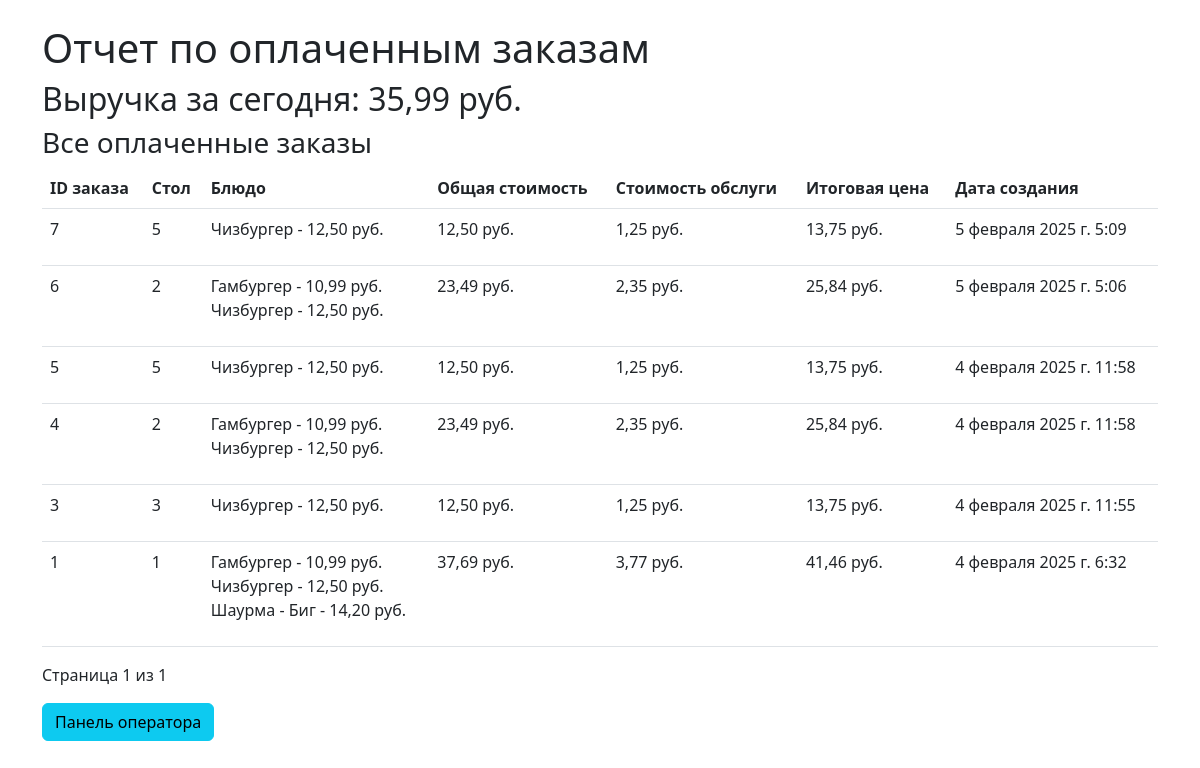
The app's page /orders/paid-orders/ with its own data.
### orders/models.py (models this page shows, shortened)
class Order(models.Model):
    STATUS_CHOICES = [
        ('waiting', 'В ожидании'),
        ('ready', 'Готово'),
        ('paid', 'Оплачено'),
        ('canceled', 'Отменен'),
    ]
    table = models.ForeignKey(Table, on_delete=models.CASCADE, verbose_name='Стол')
    items = models.JSONField(verbose_name='Заказанные блюда', default=list)
    total_price = models.DecimalField(max_digits=10, decimal_places=2, verbose_name='Общая стоимость', default=0)
    status = models.CharField(max_length=10, choices=STATUS_CHOICES, default='waiting', verbose_name='Статус')
    created_at = models.DateTimeField(auto_now_add=True, verbose_name='Дата создания')
    is_hidden = models.BooleanField(default=False, verbose_name='Скрыт')
    @property
    def service_fee(self):
        return round(self.total_price * Decimal('0.1'), 2)
    @property
    def total_with_service(self):
        return round(self.total_price + self.service_fee, 2)

class Table(models.Model):
    number = models.IntegerField(unique=True, verbose_name='Номер стола')

### orders/views.py (the view)
# urls.py: path('paid-orders/', views.paid_orders_report, name='paid_orders_report'),
def paid_orders_report(request):
    try:
        today = date.today()
        today_total = Order.objects.filter(
            status='paid', created_at__date=today
        ).aggregate(total=Sum('total_price'))['total'] or 0
        paid_orders = Order.objects.filter(status='paid').order_by('-created_at')
        paginator = Paginator(paid_orders, 30)
        page_number = request.GET.get('page')
        page_obj = paginator.get_page(page_number)
        return render(request, 'orders/paid_orders_report.html', {
            'today_total': today_total,
            'page_obj': page_obj,
        })
    except Exception as e:
        messages.error(request, f"Ошибка: {str(e)}")
        return redirect('operator_dashboard')

### orders/templates/orders/paid_orders_report.html (shortened to what this page needs)
{% extends 'base.html' %}
{% block content %}
<h1>Отчет по оплаченным заказам</h1>
<h2>Выручка за сегодня: {{ today_total|floatformat:2 }} руб.</h2>
<h3>Все оплаченные заказы</h3>
<table class="table">
    <thead>
        <tr>
            <th>ID заказа</th>
            <th>Стол</th>
            <th>Блюдо</th>
            <th>Общая стоимость</th>
            <th>Стоимость обслуги</th>
            <th>Итоговая цена</th>
            <th>Дата создания</th>
        </tr>
    </thead>
    <tbody>
        {% for order in page_obj %}
        <tr>
            <td>{{ order.id }}</td>
            <td>{{ order.table.number }}</td>
            <td>
            <ul style="list-style: none; padding: 0;">
                {% for item in order.items %}
                <li>{{ item.name }} - {{ item.price|floatformat:2 }} руб.</li>
                {% endfor %}
            </ul>
            </td>
            <td>{{ order.total_price|floatformat:2 }} руб.</td>
            <td>{{ order.service_fee|floatformat:2 }} руб.</td>
            <td>{{ order.total_with_service|floatformat:2 }} руб.</td>
            <td>{{ order.created_at }}</td>
        </tr>
        {% endfor %}
    </tbody>
</table>
<div class="pagination">
    <span class="step-links">
        <span class="current">
            Страница {{ page_obj.number }} из {{ page_obj.paginator.num_pages }}
        </span>
    </span>
</div>
<a href="{% url 'operator_dashboard' %}" class="btn btn-info mt-3">Панель оператора</a>
{% endblock %}

### orders/templates/base.html (shortened to what this page needs)
<!DOCTYPE html>
<html lang="en">
<head>
    <link href="https://cdn.jsdelivr.net/npm/bootstrap@5.3.0-alpha1/dist/css/bootstrap.min.css" rel="stylesheet">
</head>
<body>
    <div class="container mt-4">
        {% block content %}
        {% endblock %}
    </div>
</body>
</html>

### records on screen
Order: id "7", table.number "5", name "Чизбургер", price "12,50", total_price "12,50", service_fee "1,25", total_with_service "13,75", created_at "5 февраля 2025 г. 5:09"
Order: id "6", table.number "2", name "Гамбургер" "Чизбургер", price "10,99" "12,50", total_price "23,49", service_fee "2,35", total_with_service "25,84", created_at "5 февраля 2025 г. 5:06"
Order: id "5", table.number "5", name "Чизбургер", price "12,50", total_price "12,50", service_fee "1,25", total_with_service "13,75", created_at "4 февраля 2025 г. 11:58"
Order: id "4", table.number "2", name "Гамбургер" "Чизбургер", price "10,99" "12,50", total_price "23,49", service_fee "2,35", total_with_service "25,84", created_at "4 февраля 2025 г. 11:58"
Order: id "3", table.number "3", name "Чизбургер", price "12,50", total_price "12,50", service_fee "1,25", total_with_service "13,75", created_at "4 февраля 2025 г. 11:55"
Order: id "1", table.number "1", name "Гамбургер" "Чизбургер" "Шаурма - Биг", price "10,99" "12,50" "14,20", total_price "37,69", service_fee "3,77", total_with_service "41,46", created_at "4 февраля 2025 г. 6:32"

### other values on screen
{{ today_total|floatformat:2 }} "35,99"
{{ page_obj.number }} "1"
{{ page_obj.paginator.num_pages }} "1"
